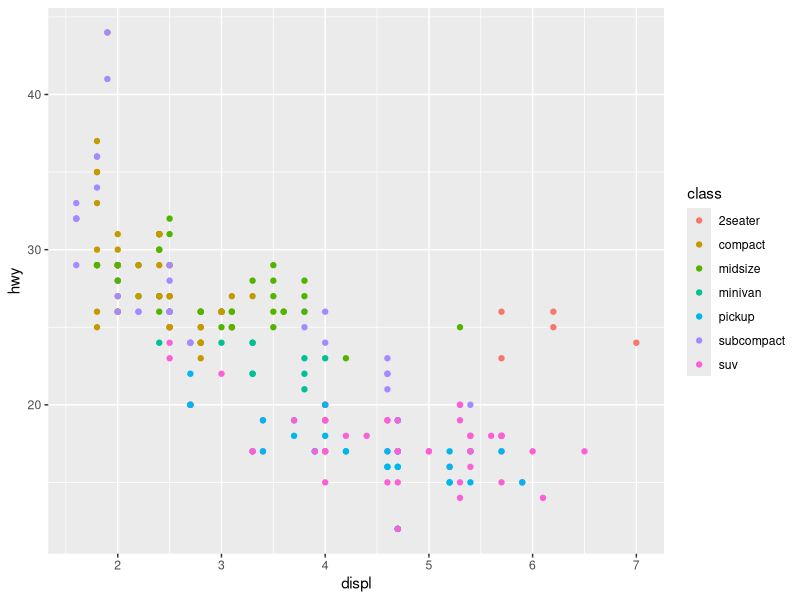
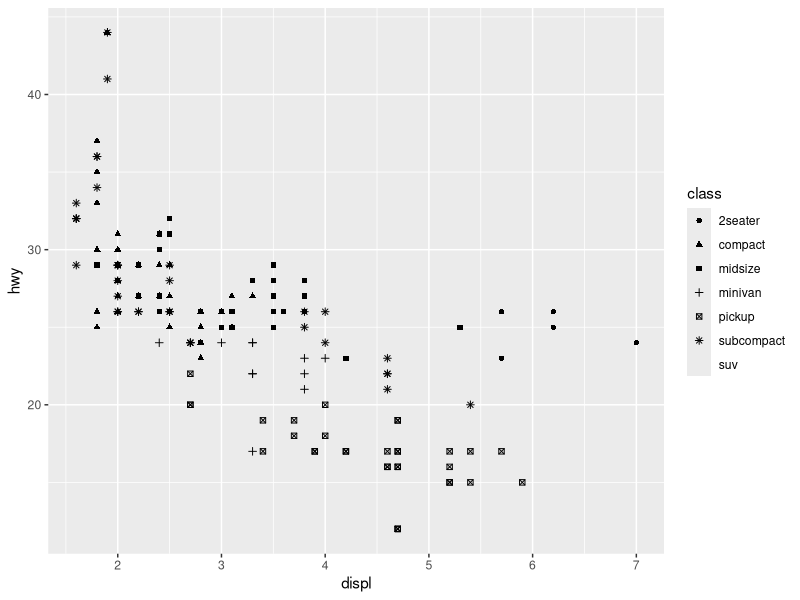
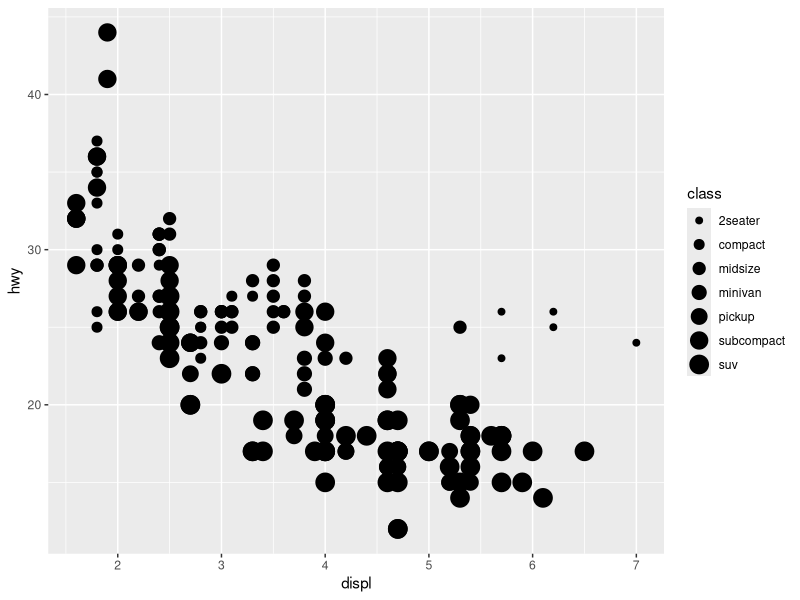
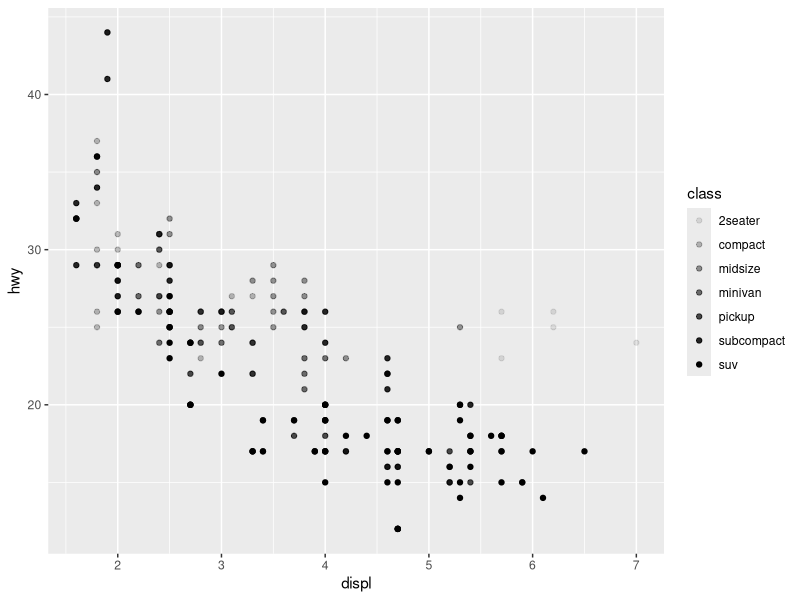
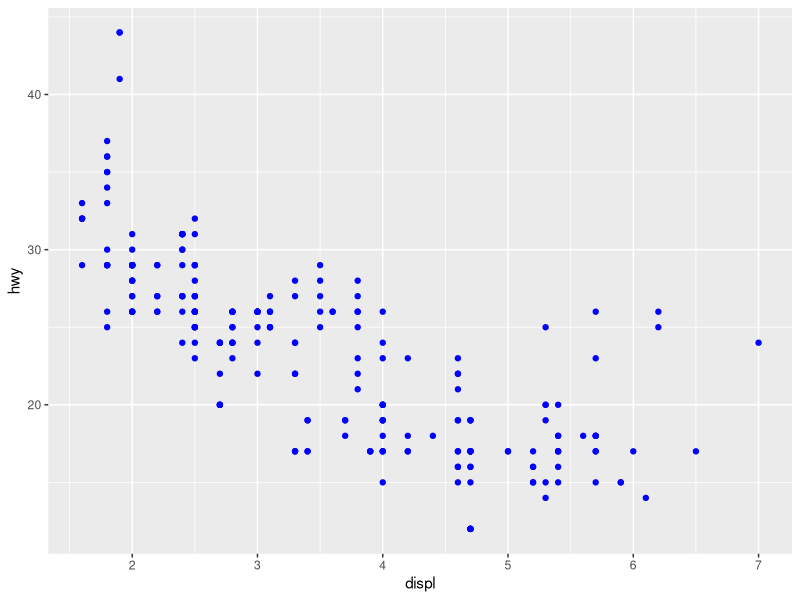
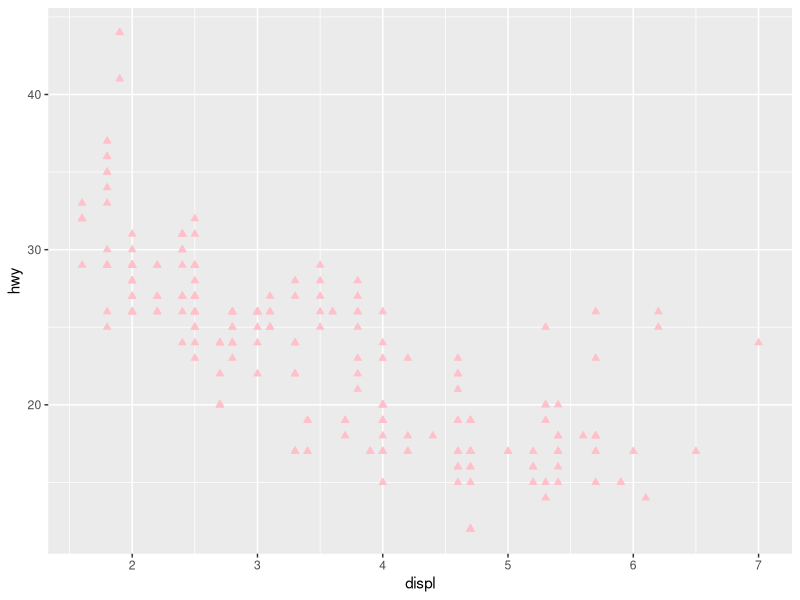
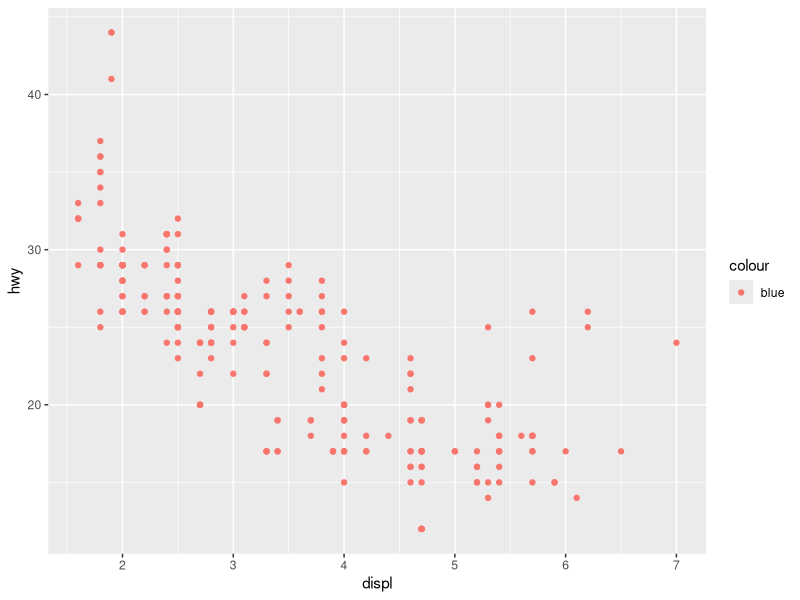
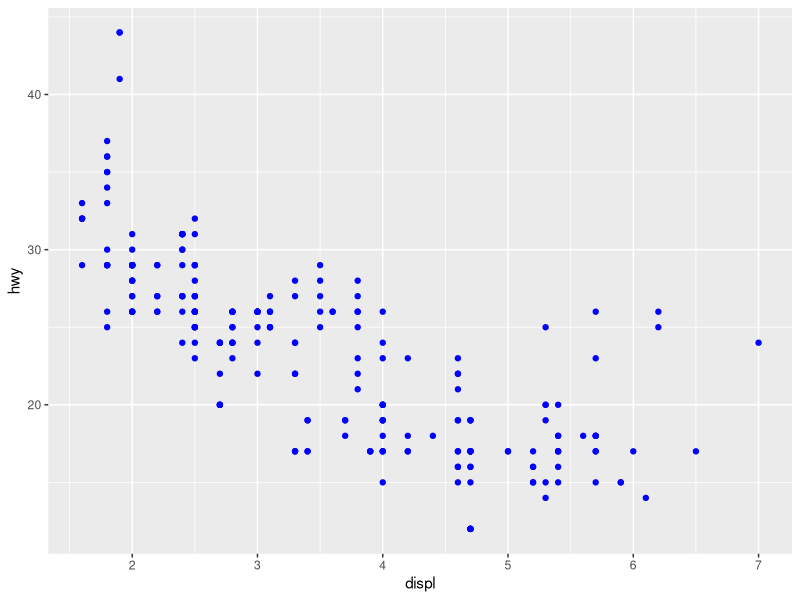

These figures' R source, in order: (Note: this script raises an error after producing the figures.)
## ---- chunk 1
knitr::opts_chunk$set(echo = TRUE)
## ---- chunk 2
library(tidyverse)
## ---- chunk 3
mpg
## ---- chunk 4
ggplot(mpg, aes(x = displ, y = hwy, color = class)) + 
  geom_point()
## ---- chunk 5
ggplot(mpg, aes(x = displ, y = hwy, shape = class)) + 
  geom_point()
## ---- chunk 6
ggplot(mpg, aes(x = displ, y = hwy, size = class)) + 
  geom_point()
## ---- chunk 7
ggplot(mpg, aes(x = displ, y = hwy, alpha = class)) + 
  geom_point()
## ---- chunk 8
ggplot(mpg, aes(x = displ, y = hwy)) +
  geom_point(color = "blue")
## ---- chunk 9
ggplot(mpg, aes(x = displ, y = hwy)) +
  geom_point(shape = 24, color = "pink", fill = "pink")
## ---- chunk 10
ggplot(mpg) + 
  geom_point(aes(x = displ, y = hwy, color = "blue"))
## ---- chunk 11
ggplot(mpg, aes(x = displ, y = hwy)) + 
  geom_point(color = "blue")
## ---- chunk 12
?geom_point
## ---- chunk 13
ggplot(mtcars, aes(wt, mpg)) +
  geom_point(shape = 21, colour = "black", fill = "white", size = 5, stroke = 2)
## ---- chunk 14
ggplot(mpg, aes(x = displ, y = hwy, color = displ < 5)) + 
  geom_point()
## ---- chunk 15
ggplot(mpg, aes(x = displ, y = hwy)) +
  geom_point()
## ---- chunk 16
ggplot(mpg, aes(x = displ, y = hwy)) +
  geom_smooth()
## ---- chunk 17
ggplot(mpg, aes(x = displ, y = hwy, shape = drv)) +
  geom_smooth()
## ---- chunk 18
ggplot(mpg, aes(x = displ, y = hwy, linetype = drv)) + 
  geom_smooth()
## ---- chunk 19
ggplot(mpg, aes(x = displ, y = hwy, color = drv)) + 
  geom_point() +
  geom_smooth(aes(linetype = drv))
## ---- chunk 20
ggplot(mpg, aes(x = displ, y = hwy)) + 
  geom_smooth()
## ---- chunk 21
ggplot(mpg, aes(x = displ, y = hwy)) + 
  geom_smooth(aes(group = drv))
## ---- chunk 22
ggplot(mpg, aes(x = displ, y = hwy))+
  geom_smooth(aes(color = drv), show.legend = FALSE)
## ---- chunk 23
ggplot(mpg, aes(x = displ, y = hwy)) +
  geom_point(aes(color = class)) +
  geom_smooth()
## ---- chunk 24
ggplot(mpg, aes(x = displ, y = hwy)) +
  geom_point() +
  geom_point(
    data = mpg %>% filter(class == "2seater"),
    color = "red"
  )+
  geom_point(
    data = mpg %>% filter(class == "2seater"),
    shape = "circle open", size = 3, color = "red"
  )
## ---- chunk 25
ggplot(mpg, aes(x = hwy)) +
  geom_histogram(binwidth = 2)
## ---- chunk 26
ggplot(mpg, aes(x = hwy)) +
  geom_density()
## ---- chunk 27
ggplot(mpg, aes(x = hwy)) +
  geom_boxplot()
## ---- chunk 28
library(ggridges)
## ---- chunk 29
ggplot(mpg, aes(x = hwy, y = drv, fill = drv, color = drv))+
  geom_density_ridges(alpha = 0.5, show.legend = FALSE)
## ---- chunk 30
ggplot(mpg, aes(x = displ, y = hwy)) +
  geom_point() +
  geom_smooth(color = "blue", se = FALSE)
## ---- chunk 31
ggplot(mpg, aes(x = displ, y = hwy)) +
  geom_point(aes(color = drv)) +
  geom_smooth(aes(color = drv), se = FALSE)
## ---- chunk 32
gplot(mpg, aes(x = displ, y = hwy)) +
  geom_point() +
  geom_smooth(aes(group = drv), color = "blue", se = FALSE, show.legend = FALSE)
## ---- chunk 33
ggplot(mpg, aes(x = displ, y = hwy)) +
  geom_point(aes(color = drv)) +
  geom_smooth(color = "blue", se = FALSE)
## ---- chunk 34
ggplot(mpg, aes(x = displ, y = hwy)) +
  geom_point(aes(color = drv)) +
  geom_smooth(aes(linetype = drv), se = FALSE, show.legend = FALSE) 
## ---- chunk 35
ggplot(mpg, aes(x = displ, y = hwy)) +
  geom_point(aes(fill = drv), shape = 21, color = "white", stroke = 1)
## ---- chunk 36
ggplot(mpg, aes(x = displ, y = hwy)) +
  geom_point() +
  facet_wrap(~cyl)
## ---- chunk 37
ggplot(mpg, aes(x = displ, y = hwy)) +
  geom_point() +
  facet_grid(drv ~ cyl)
## ---- chunk 38
ggplot(mpg, aes(x = displ, y = hwy)) +
  geom_point() +
  facet_grid(drv ~ cyl, scales = "free")
## ---- chunk 39
ggplot(mpg) + 
  geom_point(aes(x = drv, y = cyl))
## ---- chunk 40
ggplot(mpg) + 
  geom_point(aes(x = displ, y = hwy)) +
  facet_grid(. ~ cyl)
## ---- chunk 41
ggplot(mpg) + 
  geom_point(aes(x = displ, y = hwy)) + 
  facet_wrap(~ cyl, nrow = 2)
## ---- chunk 42
ggplot(mpg, aes(x = displ)) + 
  geom_histogram() + 
  facet_grid(drv ~ .)
## ---- chunk 43
ggplot(mpg, aes(x = displ)) +
  geom_histogram() +
  facet_grid(. ~drv)
## ---- chunk 44
ggplot(mpg) + 
  geom_point(aes(x = displ, y = hwy)) +
  facet_grid(drv ~ .)
## ---- chunk 45
ggplot(mpg) +
  geom_point(aes(x = displ, y = hwy)) +
  facet_wrap(drv ~ .)
## ---- chunk 46
ggplot(diamonds, aes(x = cut)) +
  geom_bar()
## ---- chunk 47
diamonds %>%
  count(cut) %>% 
  ggplot(aes(x = cut, y = n)) +
  geom_bar(stat = "identity")
## ---- chunk 48
ggplot(diamonds, aes(x = cut, y = after_stat(prop), group = 1)) +
  geom_bar()
## ---- chunk 49
ggplot(diamonds) +
  stat_summary(
    aes(x = cut, y = depth),
    fun.min = min,
    fun.max = max,
    fun = median
  )
## ---- chunk 50
ggplot(mpg, aes(x = drv, y = cyl)) +
  geom_col()
## ---- chunk 51
ggplot(diamonds, aes(x = cut, y = after_stat(prop))) + 
  geom_bar()
## ---- chunk 52
ggplot(diamonds, aes(x = cut, fill = color, y = after_stat(prop))) + 
  geom_bar()
## ---- chunk 53
ggplot(mpg, aes(x = drv, color = drv)) +
  geom_bar()
## ---- chunk 54
ggplot(mpg, aes(x = drv, fill = drv)) +
  geom_bar()
  
## ---- chunk 55
ggplot(mpg, aes(x = drv, fill = class))+
  geom_bar()
## ---- chunk 56
ggplot(mpg, aes(x = drv, fill = class)) +
  geom_bar(alpha = 1/5, position = "identity")
## ---- chunk 57
ggplot(mpg, aes(x = drv, color = class)) +
  geom_bar(fill = NA, position = "identity")
## ---- chunk 58
ggplot(mpg, aes(x = drv, fill = class)) +
  geom_bar(position = "fill")
## ---- chunk 59
ggplot(mpg, aes(x = drv, fill = class)) + 
  geom_bar(position = "dodge")
## ---- chunk 60
ggplot(mpg, aes(x = displ, y = hwy)) +
  geom_point(position = "jitter")
## ---- chunk 61
ggplot(mpg, aes(x = cty, y = hwy)) +
  geom_point()
## ---- chunk 62
ggplot(mpg, aes(x = cty, y = hwy)) +
  geom_jitter()
## ---- chunk 63
ggplot(mpg, aes(x = displ, y = hwy)) +
  geom_point()
## ---- chunk 64
ggplot(mpg, aes(x = displ, y = hwy)) +
  geom_point(position = "identity")
## ---- chunk 65
ggplot(mpg, aes(x = displ, y = hwy)) +
  geom_count()
## ---- chunk 66
nz <- map_data("nz")
## ---- chunk 67
ggplot(nz, aes(x = long, y = lat, group = group)) +
  geom_polygon(fill = "white", color = "black")
## ---- chunk 68
ggplot(nz, aes(x = long, y = lat, group = group)) +
  geom_polygon(fill = "white", color = "black") +
  coord_quickmap()
## ---- chunk 69
bar <- ggplot(data = diamonds) +
  geom_bar(
    mapping = aes(x = clarity, fill = clarity),
    show.legend = FALSE,
    widht = 1
  ) +
  theme(aspect.ratio = 1)

bar + coord_flip()
## ---- chunk 70
bar <- ggplot(data = diamonds) +
  geom_bar(
    mapping = aes(x = clarity, fill = clarity),
    show.legend = FALSE,
    widht = 1
  ) +
  theme(aspect.ratio = 1)

bar + coord_polar()
## ---- chunk 71
ggplot(nz, aes(x = long, y = lat, group = group)) +
  geom_polygon(fill = "white", color = "black") +
  coord_map()
## ---- chunk 72
ggplot(data = mpg, mapping = aes(x = cty, y = hwy)) +
  geom_point() +
  geom_abline() +
  coord_fixed()
## ---- chunk 73

